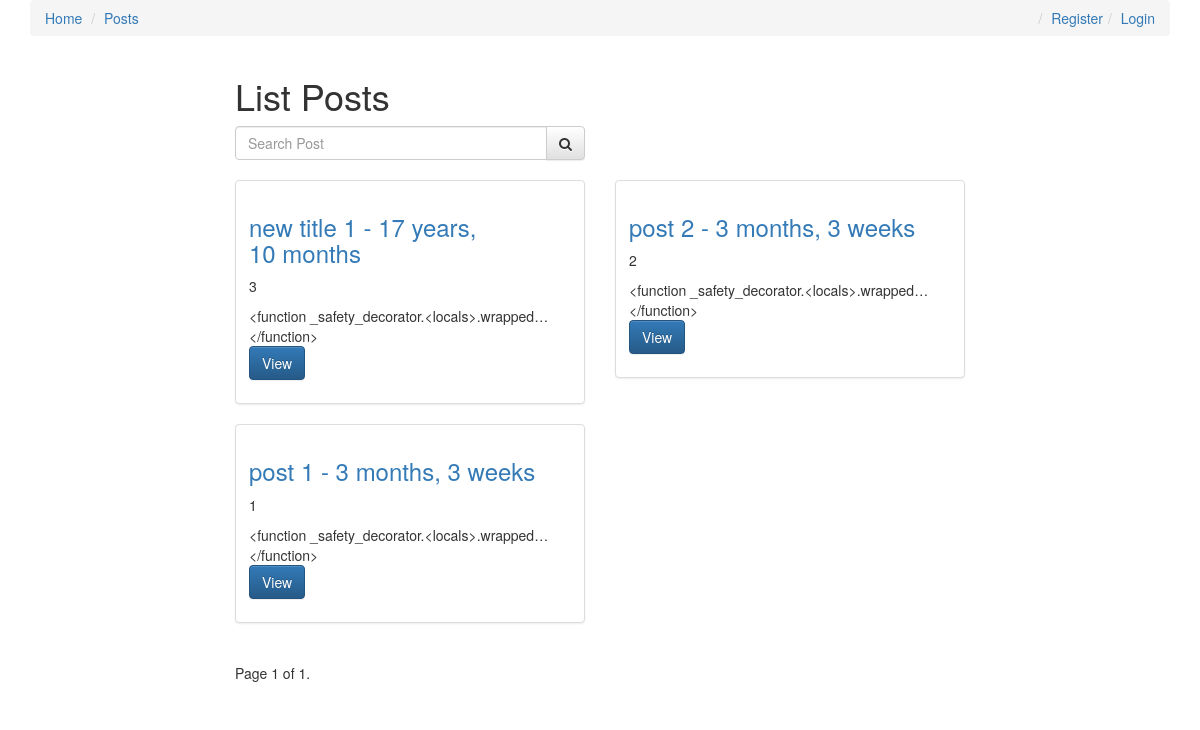
The page /posts/ on the database as committed earlier.
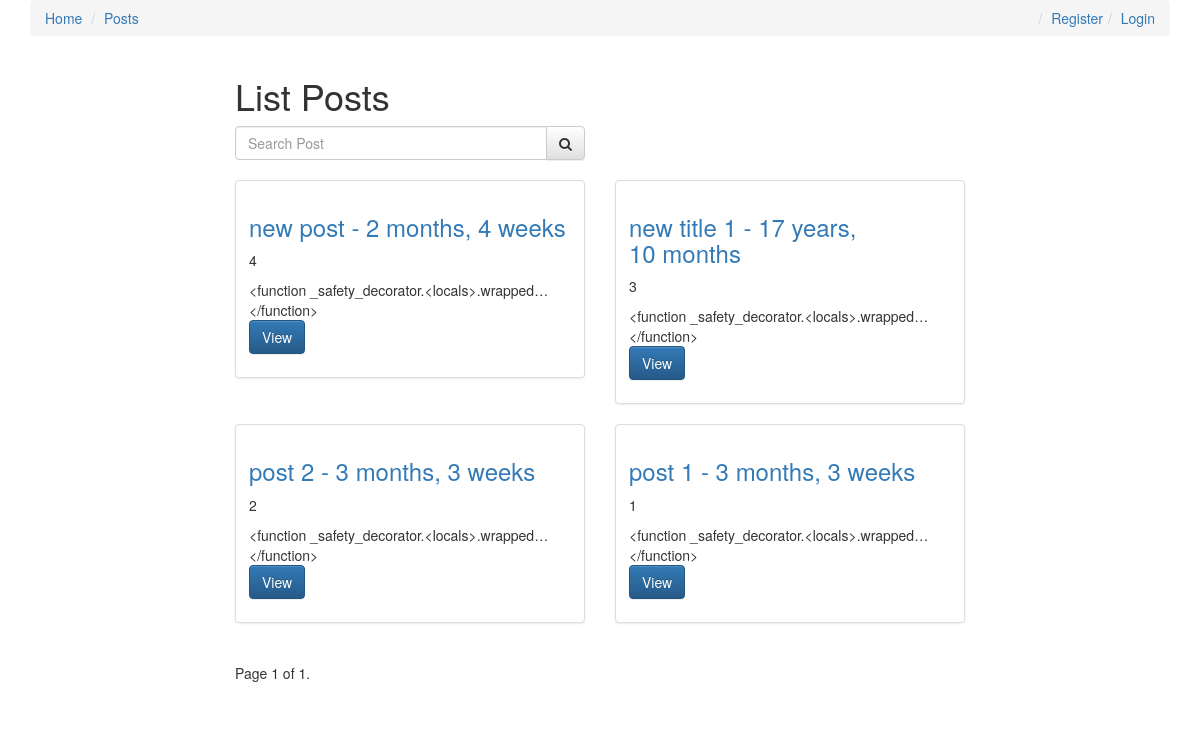
The same page on the database as committed later.
### posts/models.py (models this page shows, shortened)
class Post(models.Model):
	user 		= models.ForeignKey(settings.AUTH_USER_MODEL, default=1)
	title 		= models.CharField(max_length=120)
	slug 		= models.SlugField(unique=True, blank=True)
	image 		= models.ImageField(upload_to=upload_location, null=True, blank=True, width_field="width_field", height_field="height_field")
	height_field= models.IntegerField(default=0)
	width_field	= models.IntegerField(default=0)
	content 	= models.TextField()
	draft 		= models.BooleanField(default=False)
	publish 	= models.DateField(auto_now=False, auto_now_add=False, blank=True)
	timestamp 	= models.DateTimeField(auto_now_add=True)
	updated 	= models.DateTimeField(auto_now=True)
	read_time 	= models.TimeField(null=True, blank=True)
	objects = PostManager()
	def get_absolute_url(self):
		return reverse("posts:detail", kwargs={"slug": self.slug})
	class Meta:
		ordering = ["-timestamp"]
	def get_markdown(self):
		content = self.content
		return mark_safe(markdown(content))

### posts/views.py (the view)
# urls.py: url(r'^posts/', posts_views.post_list),
def post_list(request):
	queryset_list = Post.objects.active()
	if request.user.is_staff or request.user.is_superuser:
		queryset_list = Post.objects.all()
	query = request.GET.get("q")
	if query:
		queryset_list = queryset_list.filter(
			Q(title__icontains=query) |
			Q(content__icontains=query) |
			Q(user__first_name__icontains=query)
			).distinct()
	paginator = Paginator(queryset_list, 25)
	page = request.GET.get('page')
	try:
		queryset = paginator.page(page)
	except PageNotAnInteger:
		queryset = paginator.page(1)
	except EmptyPage:
		queryset = paginator.page(paginator.num_pages)
	context = {
		"object_list": queryset,
	}
	return render(request, "post_list.html", context)

### posts/models.py (called while the page is built)
	def active(self):
		return super().filter(draft=False).filter(publish__lte=timezone.now())

### posts/templates/post_list.html (shortened to what this page needs)
{% extends 'base.html' %} {% block content %}
<div class="col-sm-8 col-sm-offset-2">
    <h1>List Posts</h1>
    <form action="" class="row">
        <div class="col-sm-6">
            <div class="input-group">
                <input class="form-control" type="text" placeholder="Search Post" name="q" value="{{ request.GET.q }}">
                <span class="input-group-btn">
                <button class="btn btn-default" type="button"><i class="fa fa-search"></i></button>
            </span>
            </div>
        </div>
    </form>
    <br>
    <div class="row">
        {% for object in object_list %}
        <div class="col-sm-6">
            <div class="thumbnail">
                <div class="caption">
                    <h3><a href="{{ object.get_absolute_url }}">{{ object.title }} - {{ object.publish|timesince }}</a></h3>
                    <p>{{ object.id|linebreaks|truncatechars:120 }}</p>
                    <div class="post-detail-item"> {{ object.get_markdown|truncatechars_html:9 }}</div>
                    <p><a href="{{ object.get_absolute_url }}" class="btn btn-primary" role="button">View</a></p>
                </div>
            </div>
        </div>
        {% cycle "" "</div><div class='row'>" %} {% endfor %}
    </div>
    <div class="pagination">
        <span class="step-links">
        <span class="current">
            Page {{ object_list.number }} of {{ object_list.paginator.num_pages }}.
        </span>
        </span>
    </div>
</div>
{% endblock %}

Rows that differ between the two databases and show on the page:
added Post: title "new post", publish "2 months, 4 weeks", id "4", get_markdown "<function _safety_decorator.<locals>.wrapped…</function>"
